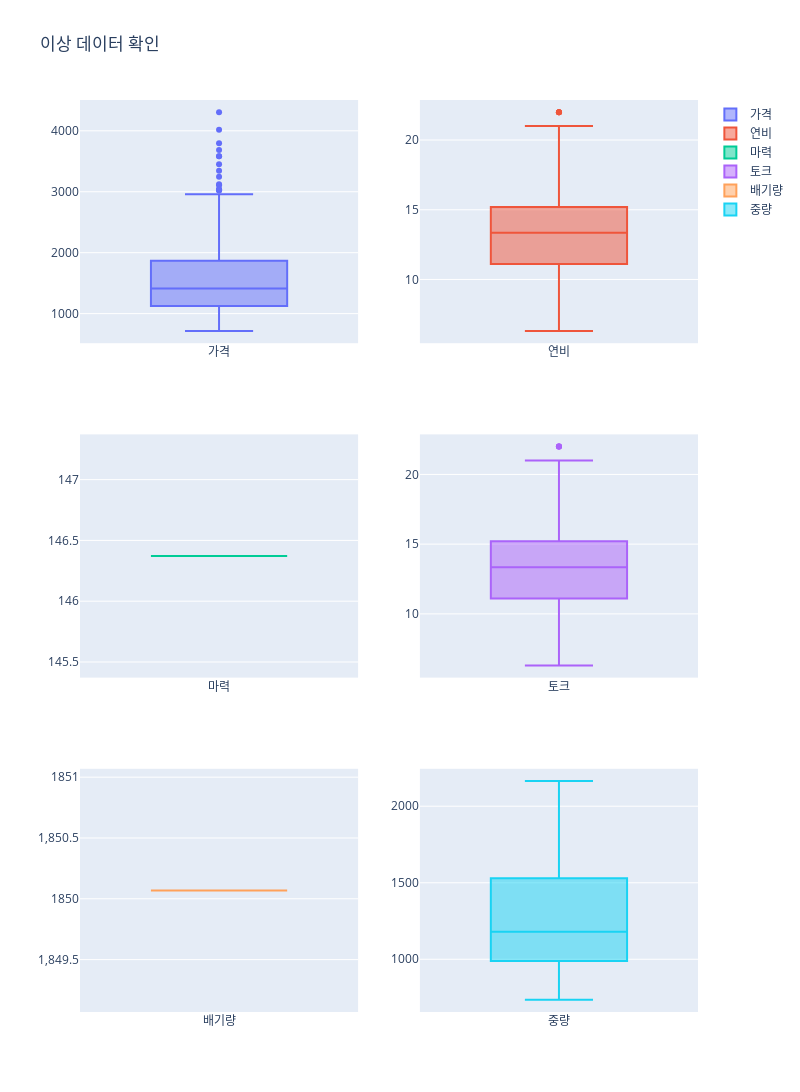

This figure's notebook cell:
### Code cell
#이상치 처리 최종 확인

fig = make_subplots(rows=3, cols=2)

#가격 box plot
fig.add_trace(
    go.Box(y=df.가격, name="가격"),
    row=1, col=1
)

#연비 box plot
fig.add_trace(
    go.Box(y=df.연비, name="연비"),
    row=1, col=2
)

#마력 box plot
fig.add_trace(
    go.Box(y=df.마력, name="마력"),
    row=2, col=1
)

#토크 box plot
fig.add_trace(
    go.Box(y=df.연비, name="토크"),
    row=2, col=2
)

#배기량 box plot
fig.add_trace(
    go.Box(y=df.배기량, name="배기량"),
    row=3, col=1
)

#중량 box plot
fig.add_trace(
    go.Box(y=df.중량, name="중량"),
    row=3, col=2
)

fig.update_layout(height=1200, width=800, title_text="이상 데이터 확인")
fig.show()

### Figure 1 — Plotly figure (JSON) as saved in the notebook; plotly's stock layout.template omitted (floating-point values rounded to 4 significant figures; data arrays with more than 128 entries replaced by an {"elided": "..."} marker saying what was removed)
{"data": [{"name": "가격", "type": "box", "xaxis": "x", "y": {"elided": "268 int values"}, "yaxis": "y"}, {"name": "연비", "type": "box", "xaxis": "x2", "y": {"elided": "268 float values"}, "yaxis": "y2"}, {"name": "마력", "type": "box", "xaxis": "x3", "y": {"elided": "268 float values"}, "yaxis": "y3"}, {"name": "토크", "type": "box", "xaxis": "x4", "y": {"elided": "268 float values"}, "yaxis": "y4"}, {"name": "배기량", "type": "box", "xaxis": "x5", "y": {"elided": "268 float values"}, "yaxis": "y5"}, {"name": "중량", "type": "box", "xaxis": "x6", "y": {"elided": "268 float values"}, "yaxis": "y6"}], "layout": {"height": 1200, "title": {"text": "이상 데이터 확인"}, "width": 800, "xaxis": {"anchor": "y", "domain": [0, 0.45]}, "xaxis2": {"anchor": "y2", "domain": [0.55, 1]}, "xaxis3": {"anchor": "y3", "domain": [0, 0.45]}, "xaxis4": {"anchor": "y4", "domain": [0.55, 1]}, "xaxis5": {"anchor": "y5", "domain": [0, 0.45]}, "xaxis6": {"anchor": "y6", "domain": [0.55, 1]}, "yaxis": {"anchor": "x", "domain": [0.7333, 1]}, "yaxis2": {"anchor": "x2", "domain": [0.7333, 1]}, "yaxis3": {"anchor": "x3", "domain": [0.3667, 0.6333]}, "yaxis4": {"anchor": "x4", "domain": [0.3667, 0.6333]}, "yaxis5": {"anchor": "x5", "domain": [0, 0.2667]}, "yaxis6": {"anchor": "x6", "domain": [0, 0.2667]}}}
